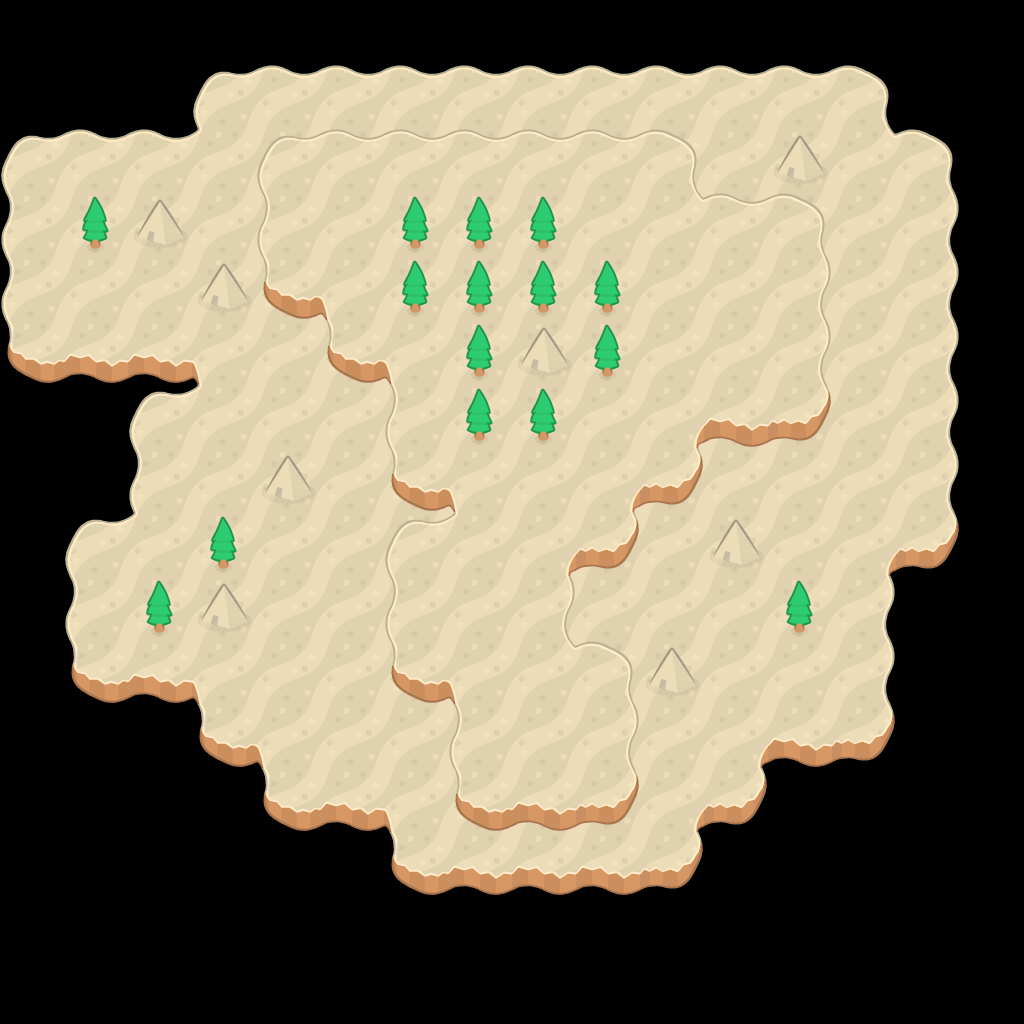

A 2D game scene composited from a Tiled map and its tileset images. What follows is a short description and the map's XML, with each tile layer's data collapsed to a summary:
An orthogonal 16x16 tile map with 64x64 px tiles, 3 tile layers (Tile Layer 1, Tile Layer 2, Tile Layer 3).

<map version="1.0" orientation="orthogonal" renderorder="right-down" width="16" height="16" tilewidth="64" tileheight="64" nextobjectid="1">
 <tileset firstgid="1" name="mapPack_tilesheet" tilewidth="64" tileheight="64" tilecount="204" columns="17">
  <image source="mapPack_tilesheet.png" width="1088" height="768" />
  <terraintypes>
   <terrain name="t1" tile="-1" />
  </terraintypes>
  <tile id="0" terrain=",,,0" />
  <tile id="1" terrain=",,0,0" />
  <tile id="2" terrain=",,0," />
  <tile id="3" terrain="0,0,0," />
  <tile id="4" terrain="0,0,,0" />
  <tile id="17" terrain=",0,,0" />
  <tile id="18" terrain="0,0,0,0" />
  <tile id="19" terrain="0,,0," />
  <tile id="20" terrain="0,,0,0" />
  <tile id="21" terrain=",0,0,0" />
  <tile id="34" terrain=",0,," />
  <tile id="35" terrain="0,0,," />
  <tile id="36" terrain="0,,," />
 </tileset>
 <layer name="Tile Layer 1" width="16" height="16">
  <data>[256 cells, 161 non-empty, 13 distinct tile ids]</data>
 </layer>
 <layer name="Tile Layer 2" width="16" height="16">
  <data>[256 cells, 62 non-empty, 13 distinct tile ids]</data>
 </layer>
 <layer name="Tile Layer 3" width="16" height="16">
  <data>[256 cells, 23 non-empty, 2 distinct tile ids]</data>
 </layer>
</map>
